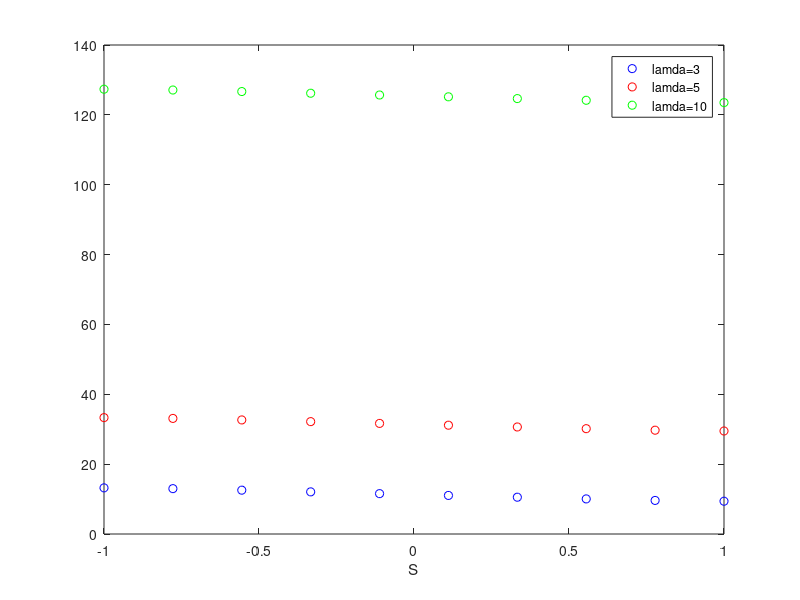

Reproduce this figure in MATLAB.
lam =3; %%change it to 5,10
s= linspace(-1,+1,10);

y=@(x) (1/pi)*(acos(x))+((lam).^2*acos((1-x)/((lam.^2)-1-x)).^0.5)-(x.*(1-x).^0.5)-(x.*(1+x).^0.5);

Y= y(s);

plot(s,Y,'bo');

hold on

lam = 5;
y_2= @(x) (1/pi)*(acos(x))+((lam).^2*acos((1-x)/((lam.^2)-1-x)).^0.5)-(x.*(1-x).^0.5)-(x.*(1+x).^0.5);
Y_2=y_2(s);
plot(s,Y_2,'ro');

lam = 10;
y_3 =@(x) (1/pi)*(acos(x))+((lam).^2*acos((1-x)/((lam.^2)-1-x)).^0.5)-(x.*(1-x).^0.5)-(x.*(1+x).^0.5);
Y_2=y_3(s);
plot(s,Y_2,'go');

legend('lamda=3','lamda=5','lamda=10')
xlabel('S')


